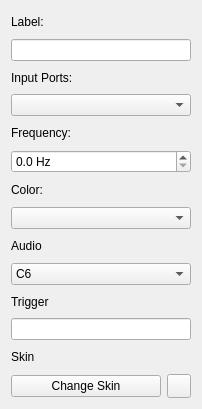
<?xml version="1.0" encoding="UTF-8"?>
<ui version="4.0">
 <class>ElementEditor</class>
 <widget class="QWidget" name="ElementEditor">
  <property name="geometry">
   <rect>
    <x>0</x>
    <y>0</y>
    <width>202</width>
    <height>409</height>
   </rect>
  </property>
  <property name="windowTitle">
   <string>Form</string>
  </property>
  <layout class="QGridLayout" name="gridLayout">
   <item row="13" column="0">
    <layout class="QHBoxLayout" name="horizontalLayout">
     <property name="sizeConstraint">
      <enum>QLayout::SetNoConstraint</enum>
     </property>
     <item>
      <widget class="QPushButton" name="pushButtonChangeSkin">
       <property name="minimumSize">
        <size>
         <width>150</width>
         <height>0</height>
        </size>
       </property>
       <property name="text">
        <string>Change Skin</string>
       </property>
      </widget>
     </item>
     <item>
      <widget class="QPushButton" name="pushButtonDefaultSkin">
       <property name="minimumSize">
        <size>
         <width>24</width>
         <height>24</height>
        </size>
       </property>
       <property name="maximumSize">
        <size>
         <width>24</width>
         <height>24</height>
        </size>
       </property>
       <property name="toolTip">
        <string>Default</string>
       </property>
       <property name="text">
        <string/>
       </property>
       <property name="icon">
        <iconset>
         <normaloff>resources/toolbar/default.png</normaloff>resources/toolbar/default.png</iconset>
       </property>
       <property name="iconSize">
        <size>
         <width>24</width>
         <height>24</height>
        </size>
       </property>
      </widget>
     </item>
    </layout>
   </item>
   <item row="12" column="0">
    <widget class="QLabel" name="label">
     <property name="text">
      <string>Skin</string>
     </property>
    </widget>
   </item>
   <item row="3" column="0">
    <widget class="QComboBox" name="comboBoxInputSz"/>
   </item>
   <item row="6" column="0">
    <widget class="QLabel" name="label_color">
     <property name="text">
      <string>Color:</string>
     </property>
    </widget>
   </item>
   <item row="8" column="0">
    <widget class="QLabel" name="label_audio">
     <property name="text">
      <string>Audio</string>
     </property>
    </widget>
   </item>
   <item row="7" column="0">
    <widget class="QComboBox" name="comboBoxColor">
     <property name="currentText">
      <string/>
     </property>
    </widget>
   </item>
   <item row="2" column="0">
    <widget class="QLabel" name="label_inputs">
     <property name="text">
      <string>Input Ports:</string>
     </property>
    </widget>
   </item>
   <item row="10" column="0">
    <widget class="QLabel" name="label_trigger">
     <property name="text">
      <string>Trigger</string>
     </property>
    </widget>
   </item>
   <item row="4" column="0">
    <widget class="QLabel" name="label_frequency">
     <property name="text">
      <string>Frequency:</string>
     </property>
    </widget>
   </item>
   <item row="5" column="0">
    <widget class="QDoubleSpinBox" name="doubleSpinBoxFrequency">
     <property name="specialValueText">
      <string/>
     </property>
     <property name="suffix">
      <string> Hz</string>
     </property>
     <property name="decimals">
      <number>1</number>
     </property>
     <property name="minimum">
      <double>0.000000000000000</double>
     </property>
     <property name="maximum">
      <double>50.000000000000000</double>
     </property>
     <property name="singleStep">
      <double>0.100000000000000</double>
     </property>
    </widget>
   </item>
   <item row="9" column="0">
    <widget class="QComboBox" name="comboBoxAudio">
     <item>
      <property name="text">
       <string>C6</string>
      </property>
     </item>
     <item>
      <property name="text">
       <string>D6</string>
      </property>
     </item>
     <item>
      <property name="text">
       <string>E6</string>
      </property>
     </item>
     <item>
      <property name="text">
       <string>F6</string>
      </property>
     </item>
     <item>
      <property name="text">
       <string>G6</string>
      </property>
     </item>
     <item>
      <property name="text">
       <string>A7</string>
      </property>
     </item>
     <item>
      <property name="text">
       <string>B7</string>
      </property>
     </item>
     <item>
      <property name="text">
       <string>C7</string>
      </property>
     </item>
    </widget>
   </item>
   <item row="1" column="0">
    <widget class="QLineEdit" name="lineEditElementLabel"/>
   </item>
   <item row="0" column="0">
    <widget class="QLabel" name="label_labels">
     <property name="text">
      <string>Label:</string>
     </property>
    </widget>
   </item>
   <item row="11" column="0">
    <widget class="QLineEdit" name="lineEditTrigger"/>
   </item>
  </layout>
 </widget>
 <tabstops>
  <tabstop>lineEditElementLabel</tabstop>
  <tabstop>comboBoxInputSz</tabstop>
  <tabstop>doubleSpinBoxFrequency</tabstop>
  <tabstop>comboBoxColor</tabstop>
  <tabstop>lineEditTrigger</tabstop>
 </tabstops>
 <resources/>
 <connections/>
</ui>
